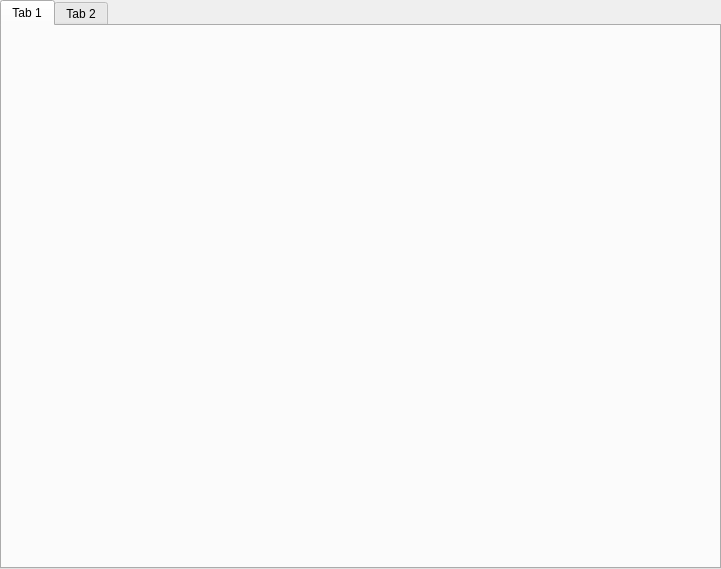
<?xml version="1.0" encoding="UTF-8"?>
<ui version="4.0">
 <class>PAManagerTab</class>
 <widget class="QWidget" name="PAManagerTab">
  <property name="geometry">
   <rect>
    <x>0</x>
    <y>0</y>
    <width>721</width>
    <height>569</height>
   </rect>
  </property>
  <property name="windowTitle">
   <string>Form</string>
  </property>
  <layout class="QVBoxLayout" name="verticalLayout">
   <property name="spacing">
    <number>0</number>
   </property>
   <property name="leftMargin">
    <number>0</number>
   </property>
   <property name="topMargin">
    <number>0</number>
   </property>
   <property name="rightMargin">
    <number>0</number>
   </property>
   <property name="bottomMargin">
    <number>0</number>
   </property>
   <item>
    <widget class="QTabWidget" name="tabWidget">
     <property name="currentIndex">
      <number>0</number>
     </property>
     <widget class="QWidget" name="tab">
      <attribute name="title">
       <string>Tab 1</string>
      </attribute>
     </widget>
     <widget class="QWidget" name="tab_2">
      <attribute name="title">
       <string>Tab 2</string>
      </attribute>
     </widget>
    </widget>
   </item>
  </layout>
 </widget>
 <resources/>
 <connections/>
</ui>
